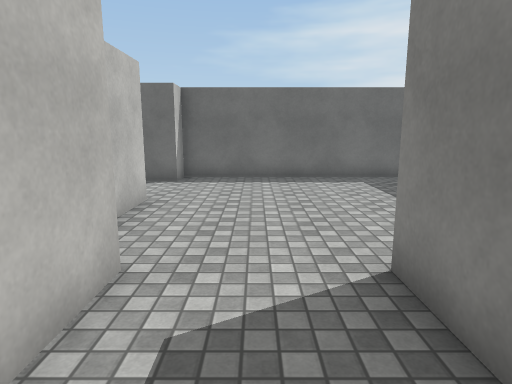
view 1 (above)

20 first-person views from a walk through a scene from a Unity 3-D project. The camera is 1.5 m above the floor, tilts 10° down and sees 75° across. The floor is counted in squares, 1 m on a side. Each view is taken from the middle of a square. On the plan, view 1 faces up. The plan holds only what a view shows up to about 15 squares ahead; the rest is blank. Surface patterns are stand-ins for the level's own textures.

view 2
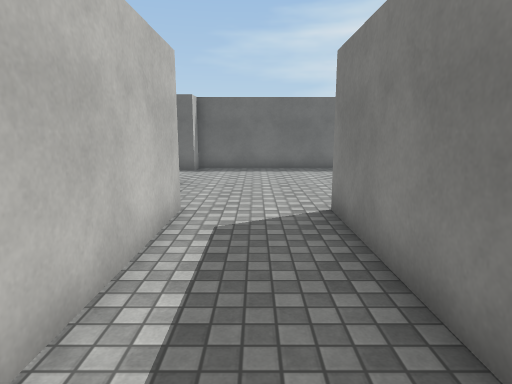

view 3
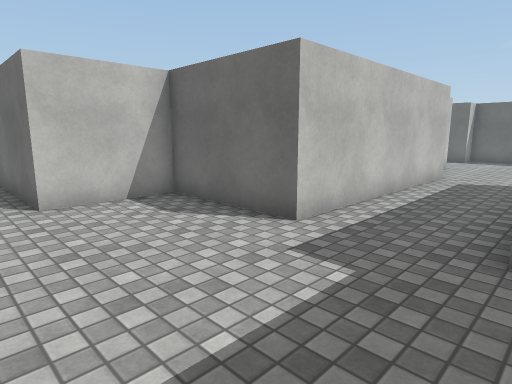

view 4
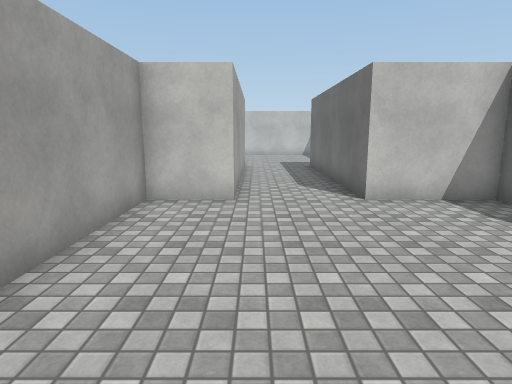

view 5
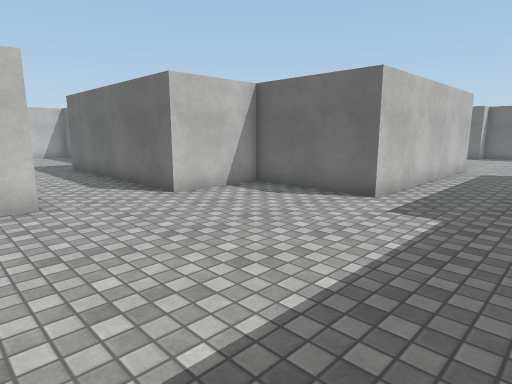

view 6
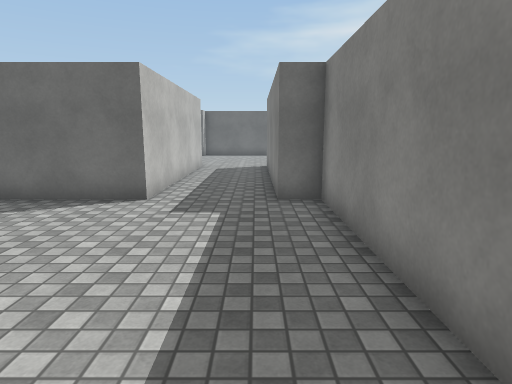

view 7
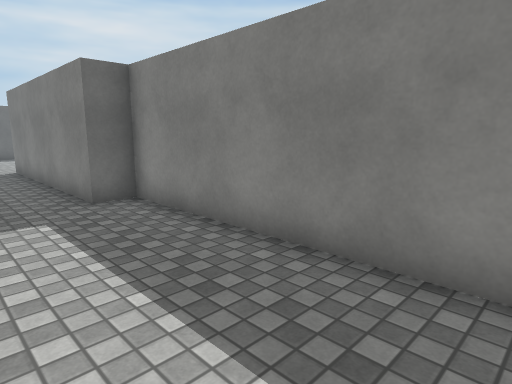

view 8
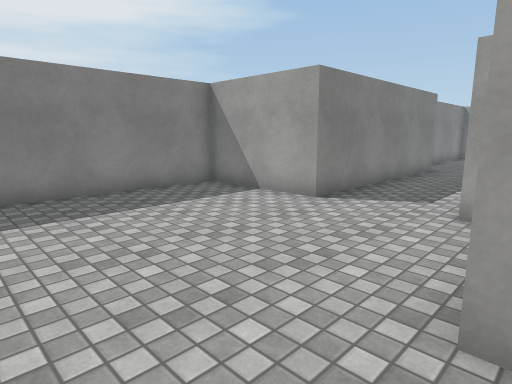

view 9
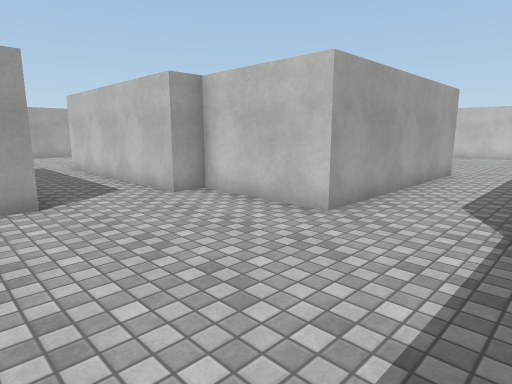

view 10
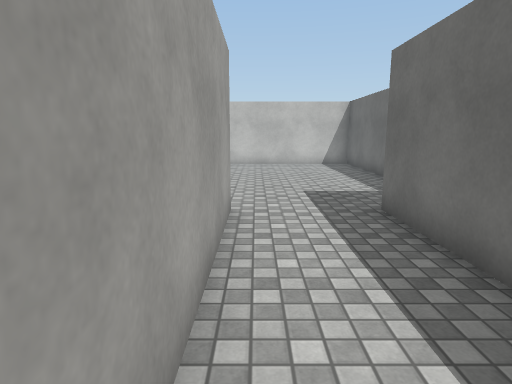

view 11
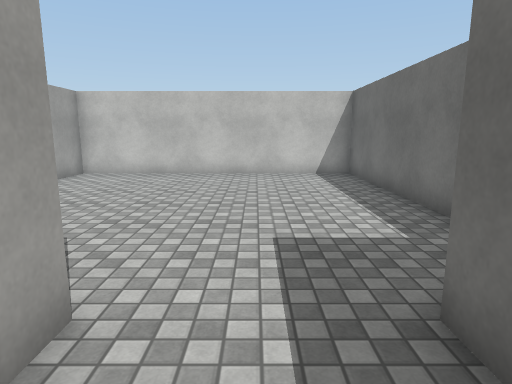

view 12
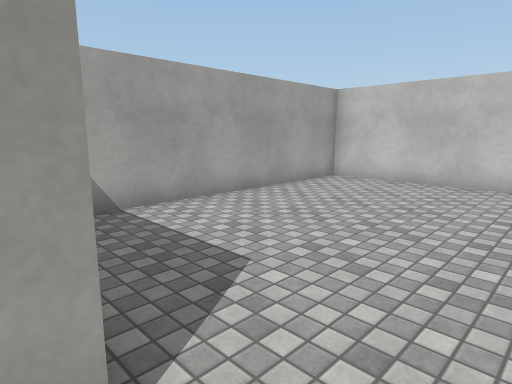

view 13
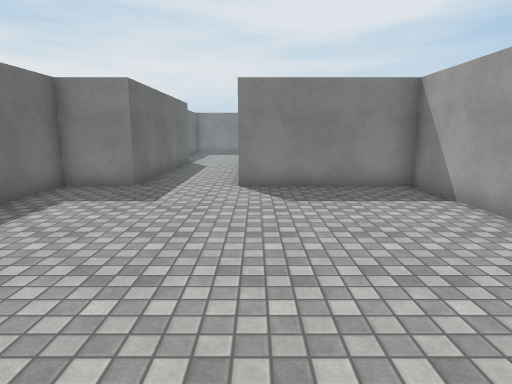

view 14
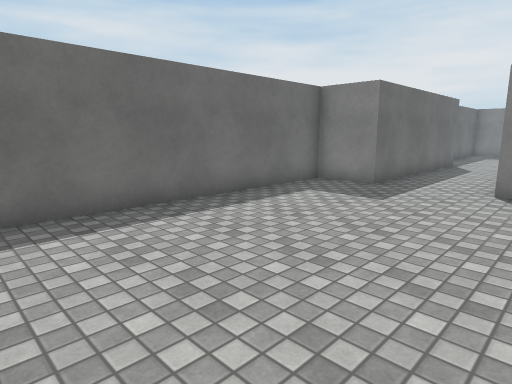

view 15
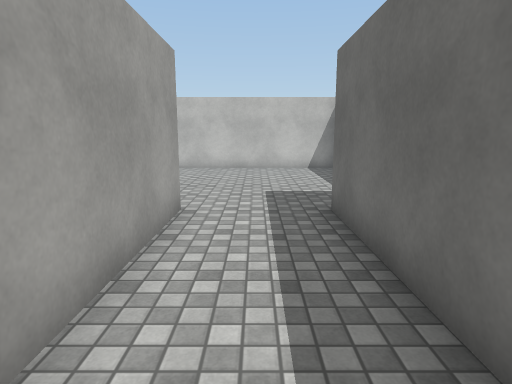

view 16
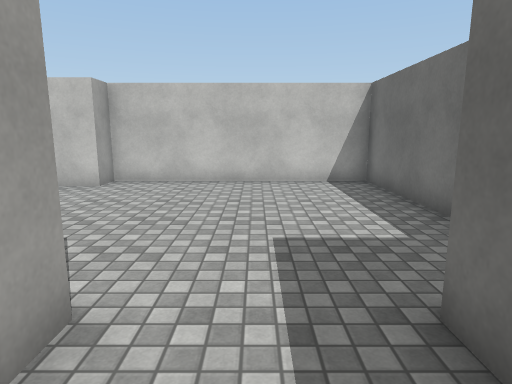

view 17
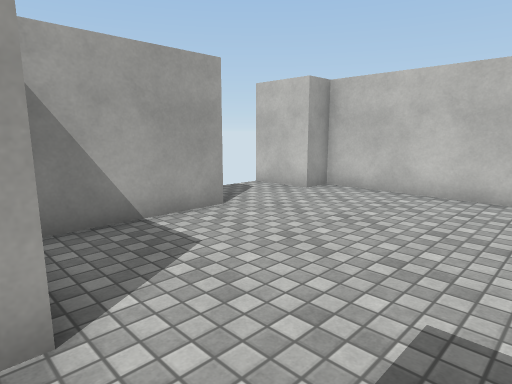

view 18
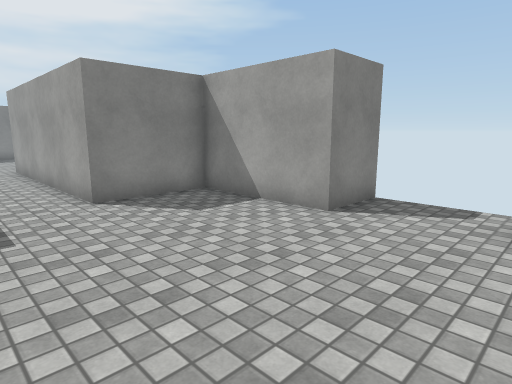

view 19
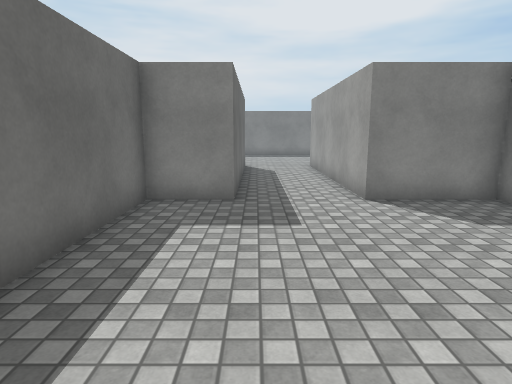

view 20
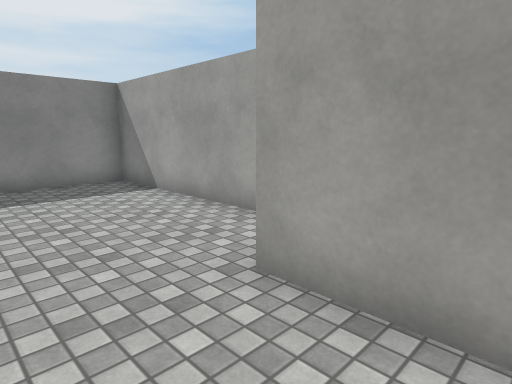

### Floor plan
Points are (right, up) in squares from view 1. A wall is a line through its corners. A room is listed if a view was taken in it or the views show most of it. See-through windows are left out.
Room 1 (views 1, 2, 3, 4, 5, 6, 7)
walls: (-5.5, -10.5) (-5.5, -12.5) (2.5, -12.5) (2.5, -4.5) (1.5, -4.5) (1.5, 3.5); (-1.5, 3.5) (-1.5, -4.5) (-5.5, -4.5) (-5.5, -7.5)
ways out: opening at (0, 3) to room 3; opening at (-5.7, -9) to room 4
Room 2 (views 8, 10, 11, 12, 13, 14)
walls: (-2.5, 10.5) (-10.5, 10.5) (-10.5, 12.5) (-20.5, 12.5) (-20.5, 2.5) (-10.5, 2.5) (-10.5, 7.5) (-2.5, 7.5)
ways out: opening at (-2.7, 9) to room 3
Room 3 (view 9)
walls: (1.5, 3.5) (5.5, 3.5) (5.5, 9); (-2.5, 7.5) (-2.5, 3.5) (-1.5, 3.5); (5, 11.5) (-2.5, 11.5) (-2.5, 10.5)
ways out: opening at (0, 3) to room 1; opening at (-2.7, 9) to room 2
Room 4 (views 15, 16, 17, 18, 19, 20)
walls: (-17.5, -15.6) (-17.5, -13.5) (-13.5, -13.5) (-13.5, -10.5) (-5.5, -10.5); (-5.5, -7.5) (-13.5, -7.5) (-13.5, -5.5) (-21.5, -5.5) (-21.5, -13.5) (-20.5, -13.5) (-20.5, -15.5)
ways out: opening at (-5.7, -9) to room 1

Positions as (right, up) in squares from view 1, and headings:
1: (0, 0), facing up
2: (0, -3), facing up
3: (2, -9), facing up-left
4: (2, -10), facing left
5: (2, -12), facing up-left
6: (1, -12), facing up
7: (-1, -12), facing up-right
8: (-3, 10), facing down-right
9: (3, 11), facing down-left
10: (-4, 8), facing left
11: (-8, 9), facing left
12: (-10, 9), facing down-left
13: (-20, 7), facing right
14: (-20, 6), facing up-right
15: (-7, -9), facing left
16: (-11, -9), facing left
17: (-13, -8), facing down-left
18: (-21, -8), facing down-right
19: (-21, -8), facing right
20: (-8, -8), facing down-right
